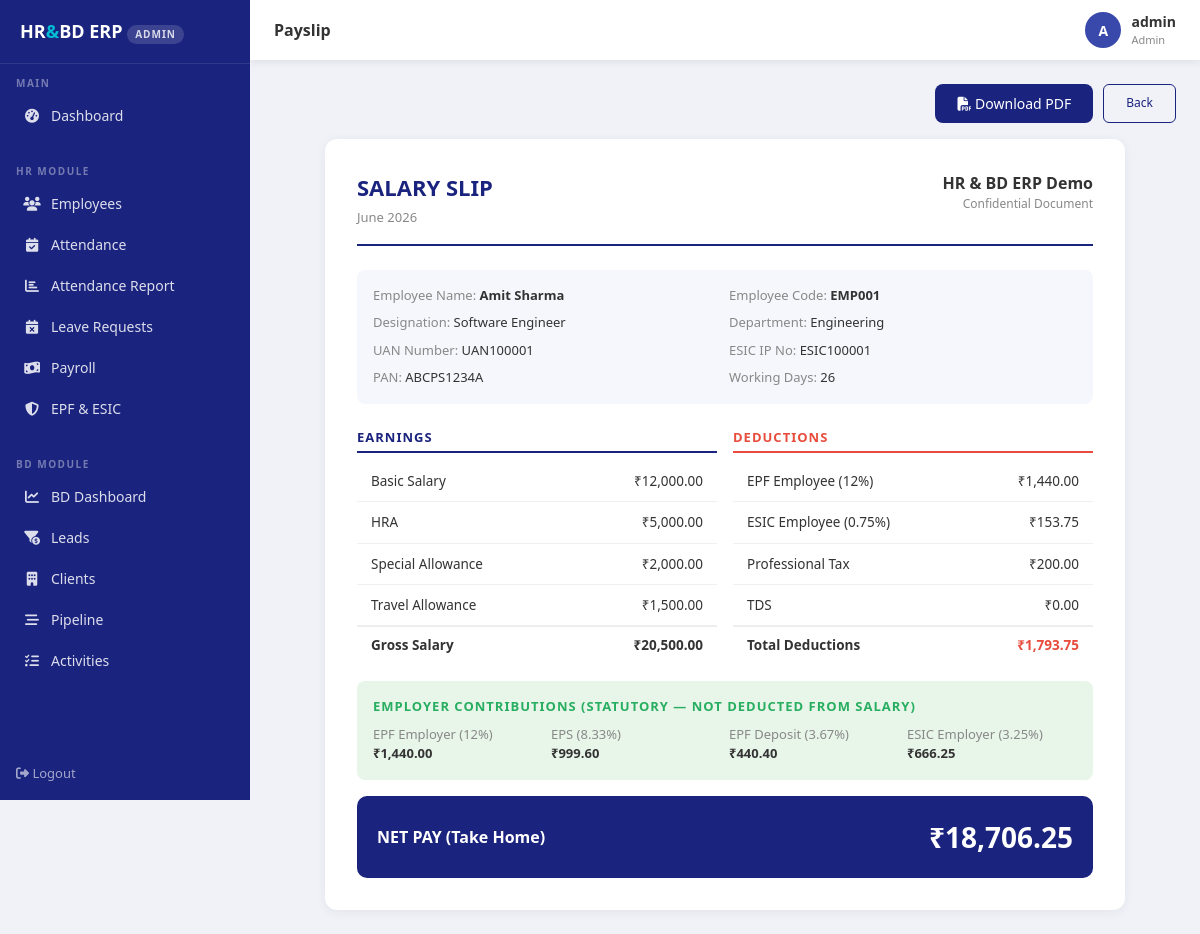
/payroll/1/payslip (signed in), run on the app's committed database.
### app/models/models.py (models this page shows, shortened)
class User(UserMixin, db.Model):
    __tablename__ = 'users'
    id            = db.Column(db.Integer, primary_key=True)
    username      = db.Column(db.String(80),  unique=True, nullable=False)
    email         = db.Column(db.String(120), unique=True, nullable=False)
    password_hash = db.Column(db.String(256))
    role          = db.Column(db.String(20),  default='employee')
    employee_id   = db.Column(db.Integer, db.ForeignKey('employees.id'), nullable=True)
    is_active     = db.Column(db.Boolean, default=True)
    created_at    = db.Column(db.DateTime, default=datetime.utcnow)

class Payroll(db.Model):
    __tablename__ = 'payroll'
    id          = db.Column(db.Integer, primary_key=True)
    employee_id = db.Column(db.Integer, db.ForeignKey('employees.id'), nullable=False)
    month       = db.Column(db.Integer, nullable=False)
    year        = db.Column(db.Integer, nullable=False)
    basic_salary      = db.Column(db.Float, default=0.0)
    hra               = db.Column(db.Float, default=0.0)
    special_allowance = db.Column(db.Float, default=0.0)
    travel_allowance  = db.Column(db.Float, default=0.0)
    gross_salary      = db.Column(db.Float, default=0.0)
    epf_employee      = db.Column(db.Float, default=0.0)   # 12 % of basic
    esic_employee     = db.Column(db.Float, default=0.0)   # 0.75 % of gross
    professional_tax  = db.Column(db.Float, default=0.0)
    tds               = db.Column(db.Float, default=0.0)
    total_deductions  = db.Column(db.Float, default=0.0)
    net_pay           = db.Column(db.Float, default=0.0)
    epf_employer      = db.Column(db.Float, default=0.0)   # 12 % of basic
    eps_employer      = db.Column(db.Float, default=0.0)   # 8.33 % of basic
    epf_deposit       = db.Column(db.Float, default=0.0)   # 3.67 % of basic
    esic_employer     = db.Column(db.Float, default=0.0)   # 3.25 % of gross
    working_days = db.Column(db.Integer, default=26)
    present_days = db.Column(db.Integer, default=26)
    absent_days  = db.Column(db.Integer, default=0)
    lop_days     = db.Column(db.Integer, default=0)
    status        = db.Column(db.String(20), default='draft')
    processed_on  = db.Column(db.DateTime, nullable=True)
    created_at    = db.Column(db.DateTime, default=datetime.utcnow)

class Employee(db.Model):
    __tablename__ = 'employees'
    id              = db.Column(db.Integer, primary_key=True)
    employee_code   = db.Column(db.String(20),  unique=True, nullable=False)
    first_name      = db.Column(db.String(50),  nullable=False)
    last_name       = db.Column(db.String(50),  nullable=False)
    email           = db.Column(db.String(120), unique=True, nullable=False)
    phone           = db.Column(db.String(15))
    date_of_birth   = db.Column(db.Date)
    gender          = db.Column(db.String(10))
    address         = db.Column(db.Text)
    department_id   = db.Column(db.Integer, db.ForeignKey('departments.id'))
    designation_id  = db.Column(db.Integer, db.ForeignKey('designations.id'))
    joining_date    = db.Column(db.Date, nullable=False)
    employment_type = db.Column(db.String(20), default='full_time')
    status          = db.Column(db.String(20), default='active')
    basic_salary       = db.Column(db.Float, default=0.0)
    hra                = db.Column(db.Float, default=0.0)
    special_allowance  = db.Column(db.Float, default=0.0)
    travel_allowance   = db.Column(db.Float, default=0.0)
    uan_number      = db.Column(db.String(20))   # EPF Universal Account Number
    esic_ip_number  = db.Column(db.String(20))   # ESIC Insured Person Number
    epf_applicable  = db.Column(db.Boolean, default=True)
    esic_applicable = db.Column(db.Boolean, default=True)
    pan_number      = db.Column(db.String(10))
    aadhaar_number  = db.Column(db.String(12))
    created_at      = db.Column(db.DateTime, default=datetime.utcnow)
    leave_requests    = db.relationship('LeaveRequest', backref='employee', lazy=True)
    attendance_records= db.relationship('Attendance',   backref='employee', lazy=True)
    payroll_records   = db.relationship('Payroll',      backref='employee', lazy=True)
    @property
    def full_name(self):
        return f'{self.first_name} {self.last_name}'

class Designation(db.Model):
    __tablename__ = 'designations'
    id          = db.Column(db.Integer, primary_key=True)
    name        = db.Column(db.String(100), nullable=False)
    description = db.Column(db.Text)
    employees   = db.relationship('Employee', backref='designation', lazy=True)

class Department(db.Model):
    __tablename__ = 'departments'
    id          = db.Column(db.Integer, primary_key=True)
    name        = db.Column(db.String(100), nullable=False)
    description = db.Column(db.Text)
    created_at  = db.Column(db.DateTime, default=datetime.utcnow)
    employees   = db.relationship('Employee', backref='department', lazy=True)

### app/routes/payroll.py (the view)
@payroll_bp.route('/payroll/<int:id>/payslip')
@login_required
@roles_required('admin', 'hr_manager', 'employee')
def payslip(id):
    p   = _svc.get_payslip(id)
    emp = p.employee
    if current_user.role == 'employee':
        user_emp = _svc.get_employee_for_user(current_user)
        if not user_emp or user_emp.id != emp.id:
            return render_template('errors/403.html'), 403
    return render_template('payroll/payslip.html',
                           p=p, emp=emp,
                           month_name=calendar.month_name[p.month])

### app/templates/payroll/payslip.html (shortened to what this page needs)
{% extends "base.html" %}
{% block page_title %}Payslip{% endblock %}
{% block content %}
<div style="display:flex;justify-content:flex-end;margin-bottom:16px;gap:10px;">
  <a href="{{ url_for('payroll.payslip_pdf', id=p.id) }}" class="btn-primary-custom" style="text-decoration:none;"><i class="fas fa-file-pdf"></i> Download PDF</a>
  <a href="{{ url_for('payroll.index') }}" class="btn-sm-outline" style="padding:9px 22px;">Back</a>
</div>
<div style="background:white;border-radius:12px;padding:32px;max-width:800px;margin:0 auto;box-shadow:0 2px 12px rgba(0,0,0,0.06);">
  <div style="display:flex;justify-content:space-between;align-items:start;margin-bottom:24px;padding-bottom:16px;border-bottom:2px solid #1a237e;">
    <div>
      <div style="font-size:22px;font-weight:800;color:#1a237e;">SALARY SLIP</div>
      <div style="color:#888;font-size:13px;margin-top:4px;">{{ month_name }} {{ p.year }}</div>
    </div>
    <div style="text-align:right;">
      <div style="font-weight:700;color:#333;">HR & BD ERP Demo</div>
      <div style="font-size:12px;color:#888;">Confidential Document</div>
    </div>
  </div>
  <div style="display:grid;grid-template-columns:1fr 1fr;gap:8px;margin-bottom:24px;background:#f5f7fc;border-radius:8px;padding:16px;font-size:13px;">
    <div><span style="color:#888;">Employee Name:</span> <b>{{ emp.full_name }}</b></div>
    <div><span style="color:#888;">Employee Code:</span> <b>{{ emp.employee_code }}</b></div>
    <div><span style="color:#888;">Designation:</span> {{ emp.designation.name if emp.designation else '—' }}</div>
    <div><span style="color:#888;">Department:</span> {{ emp.department.name if emp.department else '—' }}</div>
    <div><span style="color:#888;">UAN Number:</span> {{ emp.uan_number or '—' }}</div>
    <div><span style="color:#888;">ESIC IP No:</span> {{ emp.esic_ip_number or '—' }}</div>
    <div><span style="color:#888;">PAN:</span> {{ emp.pan_number or '—' }}</div>
    <div><span style="color:#888;">Working Days:</span> {{ p.working_days }}</div>
  </div>
  <div style="display:grid;grid-template-columns:1fr 1fr;gap:16px;margin-bottom:16px;">
    <div>
      <div style="font-weight:700;font-size:13px;text-transform:uppercase;letter-spacing:1px;color:#1a237e;margin-bottom:8px;padding-bottom:4px;border-bottom:2px solid #1a237e;">Earnings</div>
      <table style="width:100%;font-size:13px;">
        <tr><td>Basic Salary</td><td style="text-align:right;">₹{{ '{:,.2f}'.format(p.basic_salary) }}</td></tr>
        <tr><td>HRA</td><td style="text-align:right;">₹{{ '{:,.2f}'.format(p.hra) }}</td></tr>
        <tr><td>Special Allowance</td><td style="text-align:right;">₹{{ '{:,.2f}'.format(p.special_allowance) }}</td></tr>
        <tr><td>Travel Allowance</td><td style="text-align:right;">₹{{ '{:,.2f}'.format(p.travel_allowance) }}</td></tr>
        <tr style="border-top:2px solid #eee;font-weight:700;">
          <td style="padding-top:8px;">Gross Salary</td>
          <td style="text-align:right;padding-top:8px;">₹{{ '{:,.2f}'.format(p.gross_salary) }}</td>
        </tr>
      </table>
    </div>
    <div>
      <div style="font-weight:700;font-size:13px;text-transform:uppercase;letter-spacing:1px;color:#e74c3c;margin-bottom:8px;padding-bottom:4px;border-bottom:2px solid #e74c3c;">Deductions</div>
      <table style="width:100%;font-size:13px;">
        <tr><td>EPF Employee (12%)</td><td style="text-align:right;">₹{{ '{:,.2f}'.format(p.epf_employee) }}</td></tr>
        <tr><td>ESIC Employee (0.75%)</td><td style="text-align:right;">₹{{ '{:,.2f}'.format(p.esic_employee) }}</td></tr>
        <tr><td>Professional Tax</td><td style="text-align:right;">₹{{ '{:,.2f}'.format(p.professional_tax) }}</td></tr>
        <tr><td>TDS</td><td style="text-align:right;">₹{{ '{:,.2f}'.format(p.tds) }}</td></tr>
        <tr style="border-top:2px solid #eee;font-weight:700;">
          <td style="padding-top:8px;">Total Deductions</td>
          <td style="text-align:right;padding-top:8px;color:#e74c3c;">₹{{ '{:,.2f}'.format(p.total_deductions) }}</td>
        </tr>
      </table>
    </div>
  </div>
  <div style="background:#e8f5e9;border-radius:8px;padding:16px;margin-bottom:16px;font-size:13px;">
    <div style="font-weight:700;color:#27ae60;margin-bottom:8px;font-size:13px;text-transform:uppercase;letter-spacing:1px;">Employer Contributions (Statutory — Not Deducted from Salary)</div>
    <div style="display:grid;grid-template-columns:repeat(4,1fr);gap:8px;">
      <div><div style="color:#888;">EPF Employer (12%)</div><div style="font-weight:600;">₹{{ '{:,.2f}'.format(p.epf_employer) }}</div></div>
      <div><div style="color:#888;">EPS (8.33%)</div><div style="font-weight:600;">₹{{ '{:,.2f}'.format(p.eps_employer) }}</div></div>
      <div><div style="color:#888;">EPF Deposit (3.67%)</div><div style="font-weight:600;">₹{{ '{:,.2f}'.format(p.epf_deposit) }}</div></div>
      <div><div style="color:#888;">ESIC Employer (3.25%)</div><div style="font-weight:600;">₹{{ '{:,.2f}'.format(p.esic_employer) }}</div></div>
    </div>
  </div>
  <div style="background:#1a237e;color:white;border-radius:10px;padding:20px;display:flex;justify-content:space-between;align-items:center;">
    <div style="font-size:16px;font-weight:600;">NET PAY (Take Home)</div>
    <div style="font-size:28px;font-weight:800;">₹{{ '{:,.2f}'.format(p.net_pay) }}</div>
  </div>
</div>
{% endblock %}

### app/templates/base.html (shortened to what this page needs)
<!DOCTYPE html>
<html lang="en">
<head>
  <link rel="stylesheet" href="https://cdnjs.cloudflare.com/ajax/libs/font-awesome/6.4.0/css/all.min.css">
  <link rel="stylesheet" href="https://cdnjs.cloudflare.com/ajax/libs/bootstrap/5.3.0/css/bootstrap.min.css">
</head>
<body>
<nav class="sidebar">
  <div class="sidebar-brand">
    HR<span>&</span>BD ERP
    <div class="role-badge">{{ current_user.role.replace('_',' ') }}</div>
  </div>
  <div class="sidebar-section">Main</div>
  <ul class="sidebar-menu">
    <li><a href="{{ url_for('dashboard.index') }}"
           class="{{ 'active' if request.endpoint == 'dashboard.index' }}">
      <i class="fas fa-tachometer-alt"></i> Dashboard
    </a></li>
  </ul>
  {% if current_user.role in ('admin', 'hr_manager') %}
  <div class="sidebar-section">HR Module</div>
  <ul class="sidebar-menu">
    <li><a href="{{ url_for('employees.index') }}"
           class="{{ 'active' if 'employees' in request.endpoint }}">
      <i class="fas fa-users"></i> Employees
    </a></li>
    <li><a href="{{ url_for('attendance.index') }}"
           class="{{ 'active' if request.endpoint == 'attendance.index' }}">
      <i class="fas fa-calendar-check"></i> Attendance
    </a></li>
    <li><a href="{{ url_for('attendance.report') }}"
           class="{{ 'active' if request.endpoint == 'attendance.report' }}">
      <i class="fas fa-chart-bar"></i> Attendance Report
    </a></li>
    <li><a href="{{ url_for('leave.index') }}"
           class="{{ 'active' if request.endpoint == 'leave.index' }}">
      <i class="fas fa-calendar-times"></i> Leave Requests
    </a></li>
    <li><a href="{{ url_for('payroll.index') }}"
           class="{{ 'active' if request.endpoint == 'payroll.index' }}">
      <i class="fas fa-money-bill-wave"></i> Payroll
    </a></li>
    <li><a href="{{ url_for('compliance.index') }}"
           class="{{ 'active' if 'compliance' in request.endpoint }}">
      <i class="fas fa-shield-alt"></i> EPF & ESIC
    </a></li>
  </ul>
  {% endif %}
  {% if current_user.role in ('admin', 'bd_manager', 'bd_executive') %}
  <div class="sidebar-section">BD Module</div>
  <ul class="sidebar-menu">
    <li><a href="{{ url_for('bd.index') }}"
           class="{{ 'active' if request.endpoint == 'bd.index' }}">
      <i class="fas fa-chart-line"></i> BD Dashboard
    </a></li>
    <li><a href="{{ url_for('bd.leads') }}"
           class="{{ 'active' if request.endpoint in ['bd.leads','bd.add_lead'] }}">
      <i class="fas fa-funnel-dollar"></i> Leads
    </a></li>
    <li><a href="{{ url_for('bd.clients') }}"
           class="{{ 'active' if request.endpoint in ['bd.clients','bd.add_client'] }}">
      <i class="fas fa-building"></i> Clients
    </a></li>
    <li><a href="{{ url_for('bd.pipeline') }}"
           class="{{ 'active' if 'pipeline' in request.endpoint or 'opportunity' in request.endpoint }}">
      <i class="fas fa-stream"></i> Pipeline
    </a></li>
    <li><a href="{{ url_for('bd.activities') }}"
           class="{{ 'active' if 'activit' in request.endpoint }}">
      <i class="fas fa-tasks"></i> Activities
    </a></li>
  </ul>
  {% endif %}
  <div style="margin-top:auto;padding:16px;">
    <a href="{{ url_for('auth.logout') }}"
       style="color:rgba(255,255,255,0.6);font-size:13px;text-decoration:none;">
      <i class="fas fa-sign-out-alt"></i> Logout
    </a>
  </div>
</nav>
<div class="topbar">
  <div class="topbar-title">{% block page_title %}Dashboard{% endblock %}</div>
  <div class="topbar-user">
    <div class="avatar">{{ current_user.username[0].upper() }}</div>
    <div>
      <div style="font-weight:600;font-size:14px;">{{ current_user.username }}</div>
      <div style="font-size:11px;color:#888;">
        {{ current_user.role.replace('_',' ').title() }}
      </div>
    </div>
  </div>
</div>
<div class="main-content">
  {% block content %}{% endblock %}
</div>
</body>
</html>

### data on the page
User: role.replace "ADMIN", username "A", username "admin", role.replace "Admin"
Payroll: year "2026", working_days "26", basic_salary "12,000.00", hra "5,000.00", special_allowance "2,000.00", travel_allowance "1,500.00", gross_salary "20,500.00", epf_employee "1,440.00", esic_employee "153.75", professional_tax "200.00", tds "0.00", total_deductions "1,793.75", epf_employer "1,440.00", eps_employer "999.60", epf_deposit "440.40", esic_employer "666.25", net_pay "18,706.25"
Employee: full_name "Amit Sharma", employee_code "EMP001", uan_number "UAN100001", esic_ip_number "ESIC100001", pan_number "ABCPS1234A"
Designation: designation "Software Engineer"
Department: department "Engineering"

### other printed values
{{ month_name }} "June"
